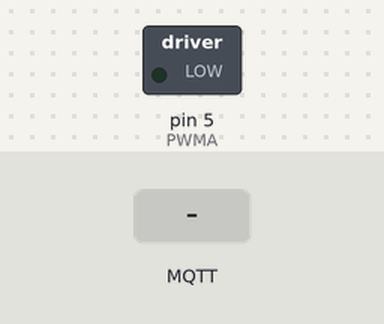
Bench run of a sketch on a simulated Arduino Uno, built with avr-gcc and run on an emulated ATmega328P. Parts: switched loads named in the sketch (green lamp = pin HIGH). The inputs (shaded band) are chosen by the test bench. No MQTT or app messages arrive unless stated.

Above: at 2.3 s.
2.4 s: MQTT message "5" arrives on the first subscribed topic
At 2.66 s:
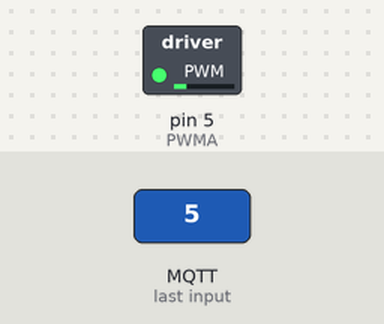
At 3.67 s:
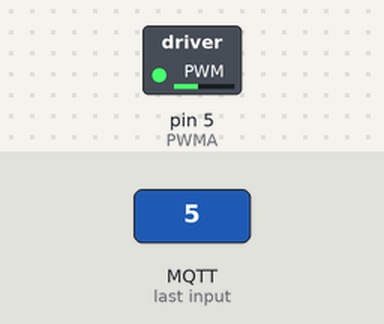
8.4 s: MQTT message "0" arrives on the first subscribed topic
Timing chart, 0 to 34.3 s (numbered marks = the images above; inputs shaded):
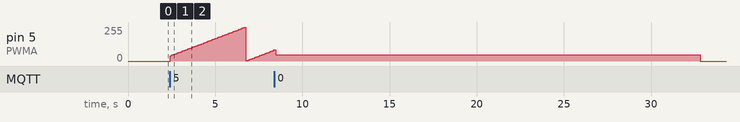

Measured:
- after the input at 2.4 s, pin 5 (PWMA): 0/255 → 41/255 at once, → 46/255 0.10 s later, → 51/255 0.10 s later, → 56/255 0.10 s later, … (60 changes in this stretch)

The sketch:

PI_Speed__Regulator_Jesper_Samuel.ino
```cpp
#include <Wire.h>
#include "EspMQTTClient.h"

EspMQTTClient client(
 "ABB_Indgym_Guest",           // Wifi ssid
  "Welcome2abb",           // Wifi password
  "maqiatto.com",  // MQTT broker ip
  1883,             // MQTT broker port
  "kevin.klarin@abbindustrigymnasium.se",            // MQTT username
  "1337",       // MQTT password
  "jesper",          // Client name
  onConnectionEstablished, // Connection established callback
  true,             // Enable web updater
  true              // Enable debug messages
);

#define DIRA 0 //Motor direction
#define PWMA 5 //Motor pwm
#define HALL 12 //Digital input from hallsensor

int pulses = 0;
int prev_pulses = 0;
int prev_time = 0;
int time_diff = 0;
int current_time = 0;
int varv_diff = 0;
float error = 0;
float rpm = 0;
float speed_cm = 0;
float speed_km = 0;
float wheeldiameter = 3.6;
float pwm = 0;
float goal_speed = 0;
float Kp = 7.2;
float Ki = 10;
float integral_e = 0;


void Increase_pulses(){
  pulses += 1; //Increases pulses everytime the digital input 12 goes from HIGH to LOW
  Serial.println(pulses);
}

void RPM(){
  noInterrupts();//No interupts during the calculations
  current_time = millis();
  time_diff = (current_time - prev_time); //Time since last calculation
  varv_diff = (pulses - prev_pulses); //Pulses sice last calculation
  rpm = (float(varv_diff)/float(time_diff))*60000/96; // pulse per millisecond multiplied with milliseconds per minute and 1:48 gear ratio
  prev_pulses = pulses;
  prev_time = current_time;
  interrupts();
}

void Calculate_speed(){
  speed_cm = (rpm/60)*(3.14*wheeldiameter); //Takes rps multiplied with the wheeldiameter.
  speed_km = (speed_cm*0.036); // km/h
}

void Print_speed(){
  Serial.print("RPM:");
  Serial.println(rpm);
  Serial.println("hastighet cm/s");
  Serial.println(speed_cm);
  Serial.println("hastighet km/h");
  Serial.println(speed_km);
  Serial.println("PWM:");
  Serial.println(pwm);
}

void onConnectionEstablished()
{
  client.subscribe("kevin.klarin@abbindustrigymnasium.se/speed", [] (const String &payload)
  {
    goal_speed = payload.toInt();

  });

  client.publish("kevin.klarin@abbindustrigymnasium.se/lmaoxd", "Jesper is connected");
}

void set_PWM(){
  error = goal_speed - speed_cm; //error goal - is
  integral_e += error * time_diff / 1000; //cm
  pwm = error * Kp + integral_e * Ki; //pwm output
  if (pwm > 1023){ //pwm signal cannot be higher than 1023
    pwm = 1023;
  }
}

void setup() {
  pinMode(DIRA, OUTPUT);
  pinMode(PWMA, OUTPUT);
  pinMode(HALL, INPUT);
  Serial.begin(115200);
  digitalWrite(DIRA, 0);
  attachInterrupt(digitalPinToInterrupt(HALL), Increase_pulses, FALLING);
}

void loop() {
  client.loop();
  analogWrite(PWMA, pwm);
  if ((millis()-prev_time) > 100){  // runs with 0.1 second delay
    RPM();
    Calculate_speed();
    set_PWM();
    if (speed_cm != 0.00){
      client.publish("kevin.klarin@abbindustrigymnasium.se/jesperdata", String(speed_cm));

    }
  }
}
```
